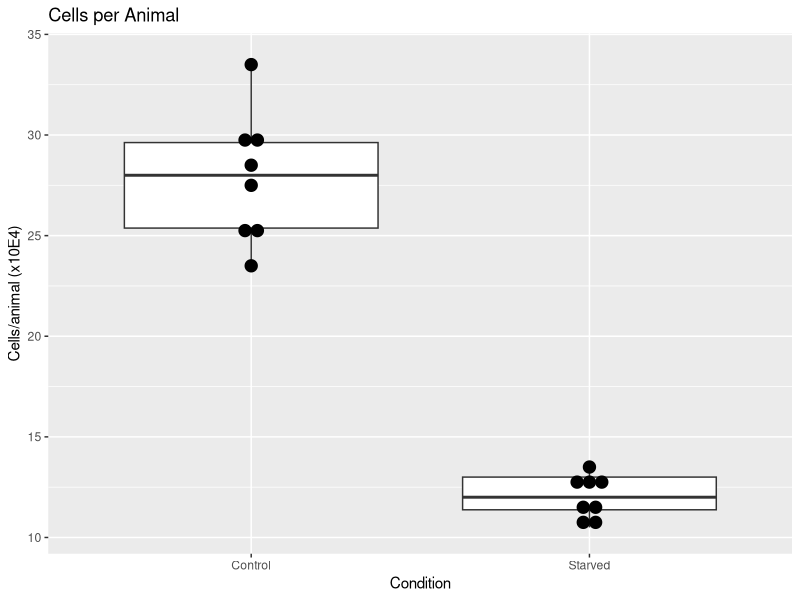

Generate this figure with R:
library(ggplot2)

forPlot <- data.frame(
  y = c(23.5,25.5,25,27.5,29.5,30,33.5,28.5,13,13.5,11,10.5,11.5,12.5,11.5,13),
  x = as.factor(c(rep('Control',8),rep('Starved',8)))
)

p <- ggplot(forPlot, aes(x=x, y=y)) + geom_boxplot()

p + geom_dotplot(binaxis='y', stackdir='center', dotsize=0.8) +
  ylab("Cells/animal (x10E4)") + 
  xlab("Condition") +
  ggtitle("Cells per Animal")

#All pairwise fold-changes, get std dev
control <- c(23.5,25.5,25,27.5,29.5,30,33.5,28.5)
starved <- c(13,13.5,11,10.5,11.5,12.5,11.5,13)

f1 <- function(x, y) list(x/y)
out1 <- outer(control, starved, FUN = Vectorize(f1)) 

mean(as.numeric(out1))

sd(as.numeric(out1))
